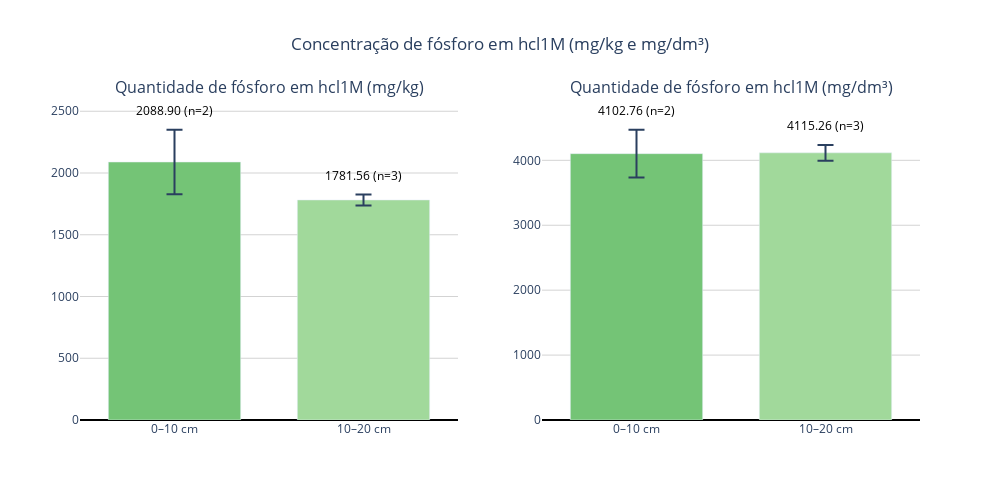

Write notebook code for a chart like this one.
### Code cell
import numpy as np
import plotly.graph_objects as go
from plotly.subplots import make_subplots

# Função para limpar valores negativos (não mensuráveis)
def limpar(valores):
    arr = np.array(valores, dtype=float)
    arr[arr <= 0] = np.nan
    return arr

# --- Dados mg/kg ---
pi_0_10_mgkg = limpar([R1_0_10_hcl1M, R2_0_10_hcl1M, P2_0_10_hcl1M])
pi_10_20_mgkg = limpar([R1_10_20_hcl1M, R2_10_20_hcl1M, P2_10_20_hcl1M])

# --- Dados mg/dm³ ---
pi_0_10_mgdm3 = limpar([p_R1010, p_R2010, p_P2010])

pi_10_20_mgdm3 = limpar([p_R11020, p_R21020, p_P21020])

# --- Estatísticas ---
def calcular_estatisticas(dados):
    mean = np.nanmean(dados)
    std = np.nanstd(dados, ddof=1)
    n = np.sum(~np.isnan(dados))
    sem = std / np.sqrt(n) if n > 0 else np.nan
    return mean, sem, n

means_mgkg, sems_mgkg, ns_mgkg = zip(*[calcular_estatisticas(pi_0_10_mgkg),
                                       calcular_estatisticas(pi_10_20_mgkg)])
means_mgdm3, sems_mgdm3, ns_mgdm3 = zip(*[calcular_estatisticas(pi_0_10_mgdm3),
                                          calcular_estatisticas(pi_10_20_mgdm3)])

# Labels e cores
labels = ['0–10 cm', '10–20 cm']
colors = ['#74c476', '#a1d99b']

# --- Criar subplots lado a lado ---
fig = make_subplots(rows=1, cols=2, subplot_titles=[
    'Quantidade de fósforo em hcl1M (mg/kg)',
    'Quantidade de fósforo em hcl1M (mg/dm³)'
])

# --- Função auxiliar para adicionar texto acima da barra + erro ---
def criar_textos(means, sems, ns):
    textos = []
    y_pos = []
    max_val = max([m + s for m, s in zip(means, sems) if not np.isnan(m)])
    for m, s, n in zip(means, sems, ns):
        if np.isnan(m):
            textos.append('Não mensurável')
            y_pos.append(0.05 * max_val)
        else:
            textos.append(f'{m:.2f}\n(n={n})')
            y_pos.append(m + s + 0.03*max_val)  # deslocamento acima da barra + erro
    return textos, y_pos

texts_mgkg, y_mgkg = criar_textos(means_mgkg, sems_mgkg, ns_mgkg)
texts_mgdm3, y_mgdm3 = criar_textos(means_mgdm3, sems_mgdm3, ns_mgdm3)

# --- Gráfico mg/kg ---
fig.add_trace(go.Bar(
    x=labels,
    y=means_mgkg,
    error_y=dict(type='data', array=sems_mgkg, visible=True, thickness=2, width=8),
    marker_color=colors,
    text=texts_mgkg,
    textposition='none',
), row=1, col=1)

# --- Adiciona anotações acima da barra + erro (mg/kg) ---
for xi, yi, txt in zip(labels, y_mgkg, texts_mgkg):
    fig.add_annotation(
        x=xi,
        y=yi,
        text=txt,
        showarrow=False,
        font=dict(size=12, color='black'),
        xanchor='center',
        yanchor='bottom',
        row=1, col=1
    )

# --- Gráfico mg/dm³ ---
fig.add_trace(go.Bar(
    x=labels,
    y=means_mgdm3,
    error_y=dict(type='data', array=sems_mgdm3, visible=True, thickness=2, width=8),
    marker_color=colors,
    text=texts_mgdm3,
    textposition='none',
), row=1, col=2)

# --- Adiciona anotações acima da barra + erro (mg/dm³) ---
for xi, yi, txt in zip(labels, y_mgdm3, texts_mgdm3):
    fig.add_annotation(
        x=xi,
        y=yi,
        text=txt,
        showarrow=False,
        font=dict(size=12, color='black'),
        xanchor='center',
        yanchor='bottom',
        row=1, col=2
    )

# --- Layout ---
fig.update_layout(
    height=500,
    width=1000,
    showlegend=False,
    title_text="Concentração de fósforo em hcl1M (mg/kg e mg/dm³)",
    title_x=0.5,
    bargap=0.3,
    plot_bgcolor='white',
    font=dict(size=12)
)

# Linhas de referência no zero
fig.update_yaxes(showgrid=True, gridcolor='lightgray', zeroline=True, zerolinecolor='black')

fig.show()

### Figure 1 — Plotly figure (JSON) as saved in the notebook; plotly's stock layout.template omitted (floating-point values rounded to 4 significant figures)
{"data": [{"error_y": {"array": [261.7, 43.72], "thickness": 2, "type": "data", "visible": true, "width": 8}, "marker": {"color": ["#74c476", "#a1d99b"]}, "text": ["2088.90\n(n=2)", "1781.56\n(n=3)"], "textposition": "none", "type": "bar", "x": ["0–10 cm", "10–20 cm"], "xaxis": "x", "y": [2089.0, 1782.0], "yaxis": "y"}, {"error_y": {"array": [368.8, 122.0], "thickness": 2, "type": "data", "visible": true, "width": 8}, "marker": {"color": ["#74c476", "#a1d99b"]}, "text": ["4102.76\n(n=2)", "4115.26\n(n=3)"], "textposition": "none", "type": "bar", "x": ["0–10 cm", "10–20 cm"], "xaxis": "x2", "y": [4103.0, 4115.0], "yaxis": "y2"}], "layout": {"annotations": [{"font": {"size": 16}, "showarrow": false, "text": "Quantidade de fósforo em hcl1M (mg/kg)", "x": 0.225, "xanchor": "center", "xref": "paper", "y": 1, "yanchor": "bottom", "yref": "paper"}, {"font": {"size": 16}, "showarrow": false, "text": "Quantidade de fósforo em hcl1M (mg/dm³)", "x": 0.775, "xanchor": "center", "xref": "paper", "y": 1, "yanchor": "bottom", "yref": "paper"}, {"font": {"color": "black", "size": 12}, "showarrow": false, "text": "2088.90\n(n=2)", "x": "0–10 cm", "xanchor": "center", "xref": "x", "y": 2421.0, "yanchor": "bottom", "yref": "y"}, {"font": {"color": "black", "size": 12}, "showarrow": false, "text": "1781.56\n(n=3)", "x": "10–20 cm", "xanchor": "center", "xref": "x", "y": 1896.0, "yanchor": "bottom", "yref": "y"}, {"font": {"color": "black", "size": 12}, "showarrow": false, "text": "4102.76\n(n=2)", "x": "0–10 cm", "xanchor": "center", "xref": "x2", "y": 4606.0, "yanchor": "bottom", "yref": "y2"}, {"font": {"color": "black", "size": 12}, "showarrow": false, "text": "4115.26\n(n=3)", "x": "10–20 cm", "xanchor": "center", "xref": "x2", "y": 4371.0, "yanchor": "bottom", "yref": "y2"}], "bargap": 0.3, "font": {"size": 12}, "height": 500, "plot_bgcolor": "white", "showlegend": false, "title": {"text": "Concentração de fósforo em hcl1M (mg/kg e mg/dm³)", "x": 0.5}, "width": 1000, "xaxis": {"anchor": "y", "domain": [0, 0.45]}, "xaxis2": {"anchor": "y2", "domain": [0.55, 1]}, "yaxis": {"anchor": "x", "domain": [0, 1], "gridcolor": "lightgray", "showgrid": true, "zeroline": true, "zerolinecolor": "black"}, "yaxis2": {"anchor": "x2", "domain": [0, 1], "gridcolor": "lightgray", "showgrid": true, "zeroline": true, "zerolinecolor": "black"}}}
